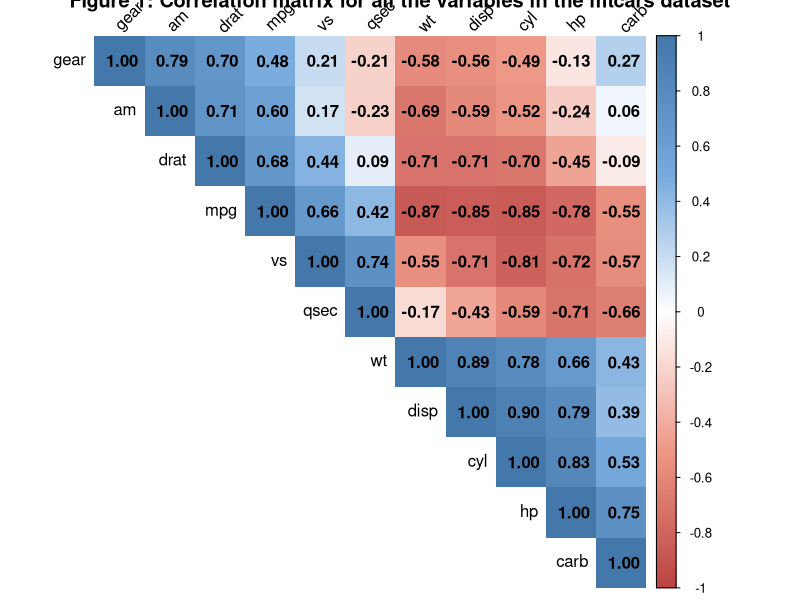

Here is the R script that generated this plot:
## ---- chunk 1
# Setup data and libraries
data("mtcars")
library(ggplot2)
library(GGally)
library(dplyr)
mtsaved <- mtcars # Save a copy of mtcars with no conversion to factors - needed by cor
mtcars <- mutate(mtcars, cyl = factor(cyl)) # convert cyl to a factor
mtcars <- mutate(mtcars, vs = factor(vs)) # convert cyl to a factor
mtcars <- mutate(mtcars, am = factor(am)) # convert cyl to a factor
mtcars <- mutate(mtcars, gear = factor(gear)) # convert cyl to a factor
## ---- chunk 2
fit1 <- lm(mpg ~  am , mtcars)
fit2 <- lm(mpg ~ am + wt, mtcars)
fit3 <- lm(mpg ~ am + wt + disp, mtcars)
fit4 <- lm(mpg ~ am + wt + disp + cyl, mtcars)
fit5 <- lm(mpg ~ am + wt + disp + cyl + drat, mtcars)
fit6 <- lm(mpg ~ am + wt + disp + cyl + drat + qsec, mtcars)
fit7 <- lm(mpg ~ am + wt + disp + cyl + drat + qsec + vs, mtcars)
fit8 <- lm(mpg ~ am + wt + disp + cyl + drat + qsec + vs + gear, mtcars)
fit9 <- lm(mpg ~ am + wt + disp + cyl + drat + qsec + vs + gear + carb, mtcars)
fit10 <- lm(mpg ~ am + wt + disp + cyl + drat + qsec + vs + gear + carb + hp, mtcars)
anova(fit1, fit2, fit3, fit4, fit5, fit6, fit7, fit8, fit9, fit10)
## ---- chunk 3
fit1 <- lm(mpg ~  am , mtcars)
fit2 <- lm(mpg ~  am + wt + hp , mtcars)
fit3 <- lm(mpg ~  am + wt + hp + cyl + disp , mtcars)
fit4  <- lm(mpg ~  am + wt + hp + cyl + disp + gear + carb , mtcars)
fit5  <- lm(mpg ~  am + wt + hp + cyl + disp + gear + carb + vs + qsec , mtcars)
anova(fit1, fit2, fit3, fit4, fit5 )
## ---- chunk 4
fit1 <- lm(mpg ~  am , mtcars)
fit2 <- lm(mpg ~  am + wt + hp , mtcars)
fit3 <- lm(mpg ~  am + wt + hp + cyl + disp , mtcars)
fit4  <- lm(mpg ~  am + wt + hp + cyl + disp + gear + carb , mtcars)
fit5  <- lm(mpg ~  am + wt + hp + cyl + disp + gear + carb + vs + qsec , mtcars)
anova(fit1, fit2, fit3, fit4, fit5 )
## ---- chunk 5
library(corrplot)
M <- cor(mtsaved)
col <- colorRampPalette(c("#BB4444", "#EE9988", "#FFFFFF", "#77AADD", "#4477AA"))
corrplot(M, type = "upper", addCoef.col = "black", method = "shade", shade.col = NA, tl.col = "black", tl.srt = 45, col=col(200),  order = "AOE", title = "Figure 1: Correlation matrix for all the variables in the mtcars dataset")
